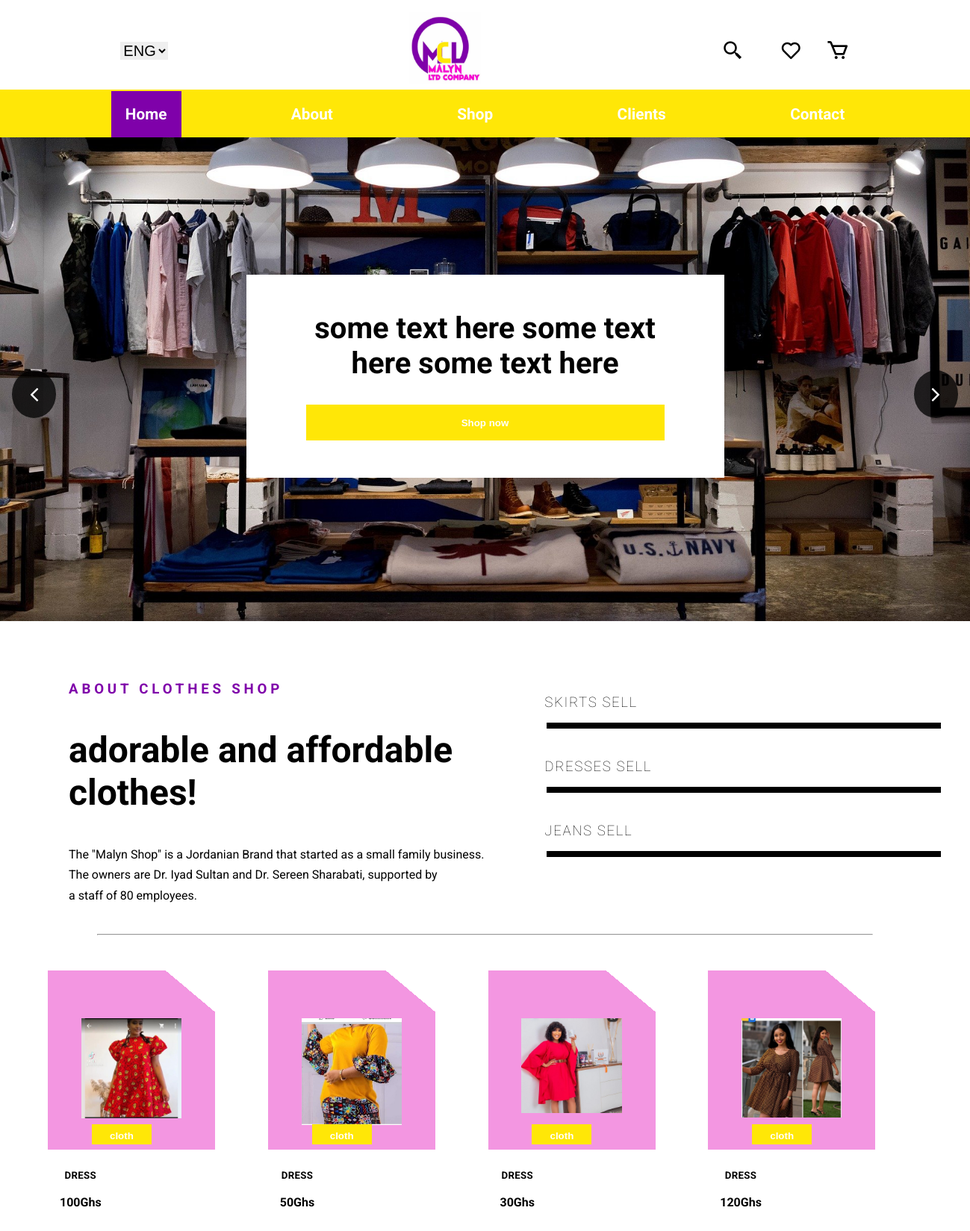
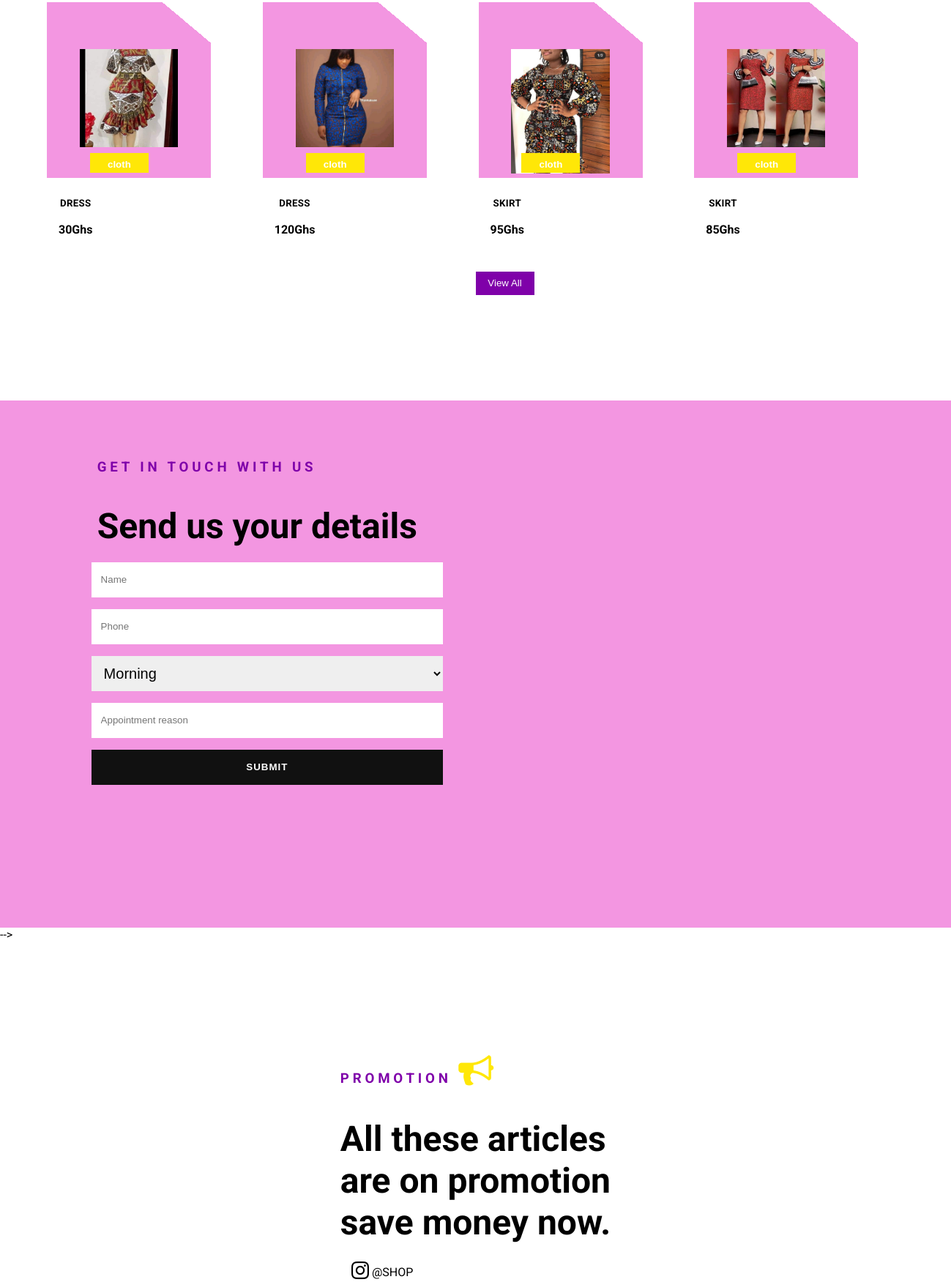
The page / (upper part) on the database its author committed (2 pictures, top to bottom).
### tables this page shows
CREATE TABLE `clothescollection` (
  `id` int(11) NOT NULL,
  `image` varchar(30) NOT NULL,
  `price` int(30) NOT NULL,
  `name` varchar(30) NOT NULL
);

### index.php (the view, shortened to what this page needs)
<?php
include 'functions.php';
?>
<!DOCTYPE html>
<html lang="en" dir="ltr">
  <head>
    <link rel="stylesheet" href="./css/style.css">
    <link href='https://unpkg.com/boxicons@2.0.9/css/boxicons.min.css' rel='stylesheet'>
<link rel="stylesheet" href="https://cdnjs.cloudflare.com/ajax/libs/font-awesome/4.7.0/css/font-awesome.min.css">
  </head>
  <body>
    <div class="body-content">
    <header>
      <div class="header1">
    <div class="hader1-content ">
        <div class="lang">
        <select class="" name="">
          <option value="" >ENG</option>
        </select>
        </div>
        <div class="logo-img">
          <a href="https://www.facebook.com/MALYN-Fashion-107796170883686/"><img src="./images/logo.jpeg" alt="" class="logo"></a>
        </div>
        <div class="header1-links">
          <span id="search-box"><i class='bx bx-search-alt-2' id="searchicon"> </i> <input type="type" name="live-searach" onkeyup="LiveSearch()" value="" class="searchbar" id="search-bar" placeholder="search cloth"> </span>
          <i class='bx bx-heart' id="like"><span  id="like-number"></span></i>
          <span id="cart">
            <i class='bx bx-cart'> </i>
          </span>
        </div>
    </div>
      </div>
      <div class="header2">
          <div class="links">
            <a href="#" id="home">Home</a>
            <a href="#About-us">About</a>
            <a href="#shop">Shop</a>
            <a href="clientspace.php">Clients</a>
            <a href="#Contact">Contact</a>
          </div>
      </div>
    </header>
    <section id="carousel">
       <div class="carousel-content">
          <h1>some text here some text here <bsome text here some text herer> some text here</h1>
          <a href="#products-featuring" ><button type="button" name="button" id="carousel-content-btn">Shop now</button></a>
       </div>
       <div class="controllers">
          <i class="fa fa-angle-left" aria-hidden="true"></i>
         <i class="fa fa-angle-right" aria-hidden="true"></i>
       </div>
    </section>
    <section id="About-us">
      <div class="AboutUs">
      <h3>ABOUT Clothes SHOP</h3>
      <h1>adorable and affordable <br>clothes!</h1>
    <div class="About-us-text">
      <p>The "Malyn Shop" is a Jordanian Brand that started as a small family business. <br> The owners are Dr. Iyad Sultan and Dr. Sereen Sharabati, supported by<br> a staff of 80 employees.</p>
    </div>
      </div>
      <div class="statistics">
    <div class="stat">
      <h3>SKIRTS SELL</h3>
      <div class="stat-rate">
      </div>
    </div>
    <div class="stat">
      <h3>DRESSES SELL</h3>
      <div class="stat-rate">
      </div>
    </div>
    <div class="stat">
      <h3>JEANS SELL</h3>
      <div class="stat-rate">
      </div>
    </div>
      </div>
    </section>
    <hr>
    <section id="products-featuring" style="position:relative;">
      <div class="cloth-collection">
      <div class="products ">
        <?php  $sql=" SELECT *FROM clothescollection LIMIT 8"; $result=mysqli_query($conn, $sql); if (mysqli_num_rows($result)>0) {
         while ( $row=mysqli_fetch_array($result, MYSQLI_ASSOC)) {
          ?>
           <div class="cloth">
        <img src="<?php echo $row["image"]; ?>" alt="">
        <button type="button" name="button">cloth</button>
        <div class="clothname">
          <h5><?php echo $row["name"] ; ?></h5>
          <br>
            <div class="cloth-price"> <span class="price"><?php echo $row["price"]; ?>Ghs</span> <a href="reviewitems.php?id=<?php echo $row["id"]  ?>" class="add-cart">Add to cart</a> </div>
        </div>
      </div>
          <?php
         }
        } ?>
      </div>
      </div>
        <span id="viewallspan " class="view-all "> <button type="button" name="button" id="viewall-btn">View All</button>  </span>
    </section>
    <section id="Contact">
    <div class="form">
      <div class=" form-header AboutUs">
      <h3>Get in touch with us</h3>
      <h1>Send us your details</h1>
      <form class="" action="<?php echo $_SERVER['PHP_SELF']; ?>" method="post">
        <input type="text" name="Aname" value="<?php if (isset($_SESSION["Aname"])) {
          echo $_SESSION["Aname"] ;
        } ?>" placeholder="Name" required><br>
          <input type="tel" name="Aphone" value="<?php if (isset($_SESSION["Aphone"])) {
            echo $_SESSION["Aphone"] ;
          } ?>" placeholder="Phone" required><br>
          <select class="" name="Aperiod" id="period">
            <option value="">Morning</option>
          </select><br>
          <input type="text" name="Areason" value="<?php if (isset($_SESSION["Areason"])) {
            echo $_SESSION["Areason"] ;
          } ?>" placeholder="Appointment reason" required><br>
          <button type="submit" name="appointment">submit</button>
      </form>
      </div>
    </div>
    <div class="contact-vd">
    <iframe width="620" height="750" src="https://www.youtube.com/embed/px41Yo5hlis" title="YouTube video player" frameborder="0" allow="accelerometer; autoplay; clipboard-write; encrypted-media; gyroscope; picture-in-picture" allowfullscreen></iframe>
    </div>
    </section>
    -->
    <section id="Follow-us">
       <div class="follow-us AboutUs">
    <h3>Promotion <i class="fa fa-bullhorn" aria-hidden="true" style="font-size:3rem; color:#ffe707; margin-top:0.5rem;"></i></h3>
    <h1>All these articles <br> are on promotion <br> save money now.</h1>
    <span> <i class='bx bxl-instagram' ></i> <p>@shop</p> </span>
       </div>
    </section>
    </div>
  </body>
</html>

### rows shown on the page
clothescollection: image (picture), name "DRESS", price "100"
clothescollection: image (picture), name "DRESS", price "50"
clothescollection: image (picture), name "DRESS", price "30"
clothescollection: image (picture), name "DRESS", price "120"
clothescollection: image (picture), name "DRESS", price "30"
clothescollection: image (picture), name "DRESS", price "120"
clothescollection: image (picture), name "SKIRT", price "95"
clothescollection: image (picture), name "SKIRT", price "85"
